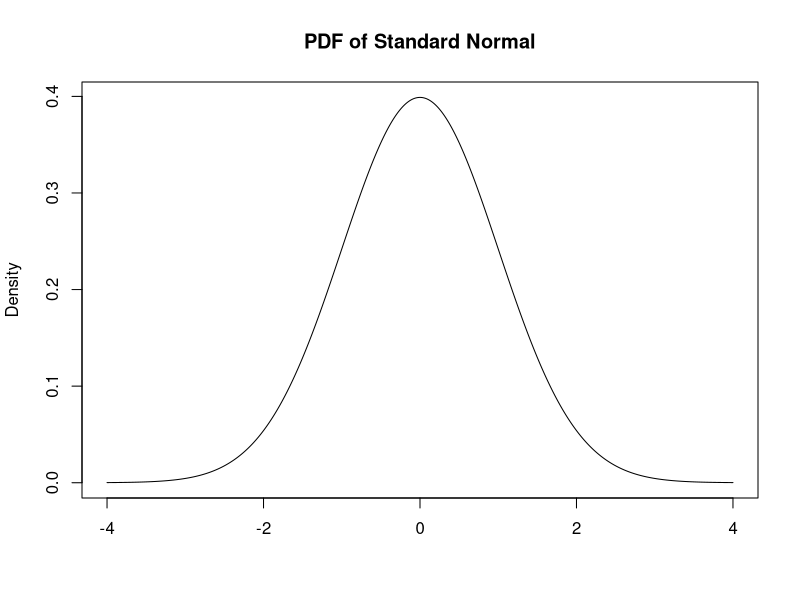

Source code (R):
## ---- chunk 1
pbinom(6, 100, 0.08)
## ---- chunk 2
1-pbinom(6, 100, 0.04)
## ---- chunk 3
1 - pbinom(151, 192, 0.75)
## ---- chunk 4
pbinom(151, 192, 0.8)
## ---- chunk 5
p6 = 273/390
(p6-0.75)/sqrt(0.75*0.25/390)
## ---- chunk 6
-qnorm(0.95)
## ---- chunk 7
-qnorm(0.99)
## ---- chunk 8
pnorm(-2.280)
## ---- chunk 9
qnorm(0.95)
## ---- chunk 10
p7 = 550/1278
(p7 -0.4)/sqrt(0.4*0.6/1278)
## ---- chunk 11
qnorm(0.99)
## ---- chunk 12
p8 = 104/590
(p8-0.14)/sqrt(0.14*0.86/590)
## ---- chunk 13
qnorm(0.975)
## ---- chunk 14
xseq=seq(-4,4,.01)
densities=dnorm(xseq, 0,1)
plot(xseq, densities,xlab="", ylab="Density", type="l", main="PDF of Standard Normal")
## ---- chunk 15
p111 = 37/1000
p211 = 53/1000
p311 = (37+53)/2000
(p111-p211)/sqrt(p311*(1-p311)*(2/1000))
## ---- chunk 16
qnorm(0.95)
## ---- chunk 17
p114 = 135/900
p214 = 77/700
p314 = (135+77)/(900+700)
(p114-p214)/sqrt(p314*(1-p314)*(1/900+1/700))
## ---- chunk 18
1-pnorm(2.341)
